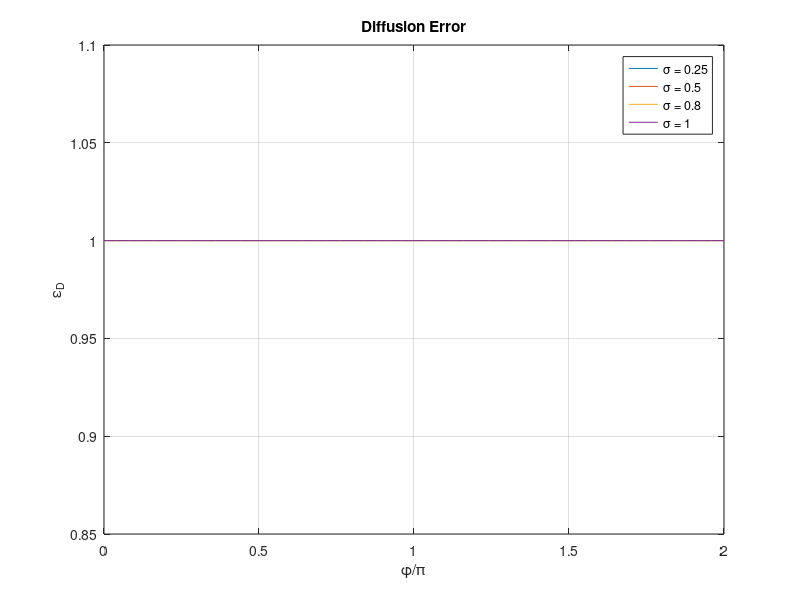
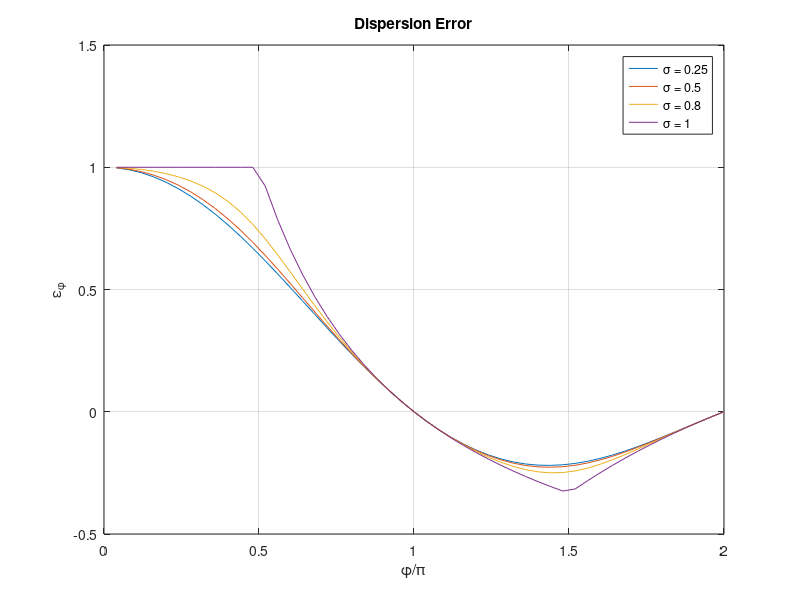

Write the MATLAB code that produced these figures, in order.
% Rebecca Shannon
% Diffusion and Dispersion Analysis
% Linear Convection - Leap Frog
% 2/8/24

%% Define Range

phi = [0:pi/25:2*pi];
S = [0.25 0.5 0.8 1];
%S = 0.8;

%% Error Calcs 
% every row is a new sigma

for i = 1:length(S)
    reG(i,:) = sqrt(1-(S(i)^2)*(sin(phi).^2));
%     reG(i,:) = 1i*sqrt((S(i)^2)*(sin(phi).^2)-1);
    imG(i,:) = -S(i)*sin(phi);
%     S(i)^2*(sin(phi).^2)-1

%     (reG(i,:))+1i*imG(i,:) 
%     pause
    
    magG(i,:) = sqrt(reG(i,:).^2 + imG(i,:).^2);
    
    epsD(i,:) = magG(i,:);
    epsPhi(i,:) = atan2(-imG(i,:),reG(i,:)) ./ (S(i)*phi);
end

%% Plotting

figure
plot(phi/pi,epsD)
grid on
ylabel('\epsilon_D')
xlabel('\phi/\pi')
title('Diffusion Error')
legend('\sigma = 0.25','\sigma = 0.5','\sigma = 0.8','\sigma = 1')

figure
plot(phi/pi,epsPhi)
grid on
ylabel('\epsilon_{\phi}')
xlabel('\phi/\pi')
title('Dispersion Error')
legend('\sigma = 0.25','\sigma = 0.5','\sigma = 0.8','\sigma = 1')
